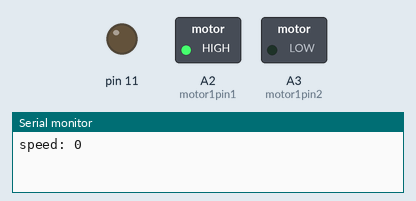
A sketch run on a simulated Arduino Uno, built with avr-gcc and run on an emulated ATmega328P. On the bench: switched loads named in the sketch (green lamp = pin HIGH), output pins drawn as LEDs (lit = HIGH), the last lines printed to the serial monitor.

Above: at 0.05 s.
At 9.56 s:
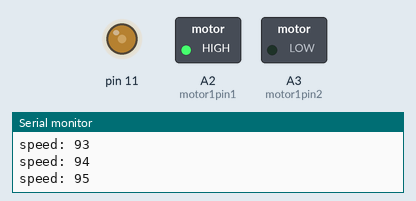
At 19.99 s:
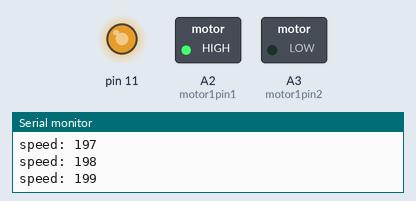
At 39.94 s:
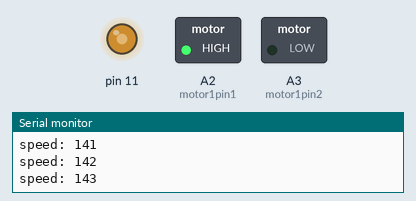
Timing chart, 0 to 40.0 s (numbered marks = the images above):
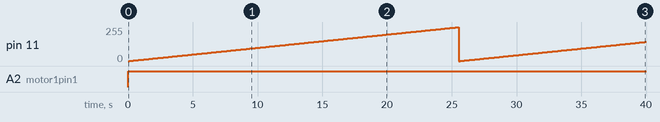

Measured:
- by itself, pin 11: 0/255 → 1/255 at 0.10 s, → 2/255 0.10 s later, → 3/255 0.10 s later, → 4/255 0.10 s later, … (399 changes in this stretch)
- by itself, A2 (motor1pin1): LOW → HIGH at 0.00 s

The sketch:

motor_test.ino
```cpp
int motor1pin1 = A2;
int motor1pin2 = A3;

int motor2pin1 = 4;
int motor2pin2 = 5;

void setup() {
  // put your setup code here, to run once:
  pinMode(motor1pin1, OUTPUT);
  pinMode(motor1pin2, OUTPUT);

  pinMode(11, OUTPUT);
  Serial.begin(9600);
}

void loop() {
  // put your main code here, to run repeatedly:

  //Controlling speed (0 = off and 255 = max speed):
  //analogWrite(11, 100); //ENA pin
  for (int i = 0; i < 255; i++)
{


  analogWrite(11, i); //ENB pin

  //Controlling spin direction of motors:
  digitalWrite(motor1pin1, HIGH);
  digitalWrite(motor1pin2, LOW);
  Serial.print("speed: ");
  Serial.println(i);

  delay(100);
}

}
```
